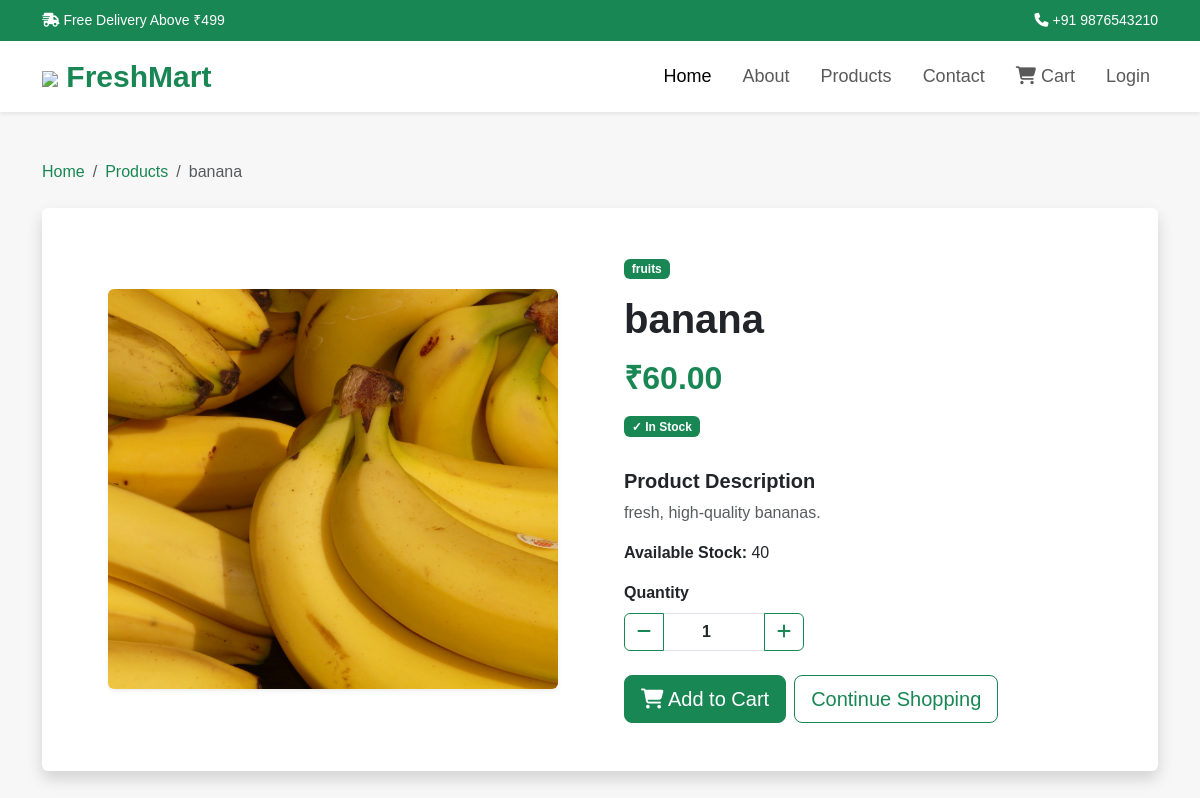
Screenshot of /product/2/ with the database file from the repository.
### accounts/models.py (models this page shows, shortened)
class Product(models.Model):
    category = models.ForeignKey(Category, on_delete=models.CASCADE)
    name = models.CharField(max_length=200)
    image = models.ImageField(upload_to="products")
    description = models.TextField()
    price = models.DecimalField(max_digits=8, decimal_places=2)
    stock = models.IntegerField()
    available = models.BooleanField(default=True)
    created = models.DateTimeField(auto_now_add=True)

class Category(models.Model):
    name = models.CharField(max_length=100)
    image = models.ImageField(upload_to="category")

### accounts/views.py (the view)
def product_details(request, id):
    product = get_object_or_404(Product, id=id)
    return render(
        request,
        'product_details.html',
        {
            'product': product
        }
    )

### accounts/templates/product_details.html (shortened to what this page needs)
{% extends 'base.html' %}
{% block content %}
<div class="container py-5">
    <nav aria-label="breadcrumb" class="mb-4">
        <ol class="breadcrumb">
            <li class="breadcrumb-item">
                <a href="{% url 'home' %}"
                   class="text-success text-decoration-none">
                    Home
                </a>
            </li>
            <li class="breadcrumb-item">
                <a href="{% url 'home' %}#products"
                   class="text-success text-decoration-none">
                    Products
                </a>
            </li>
            <li class="breadcrumb-item active">
                {{ product.name }}
            </li>
        </ol>
    </nav>
    <div class="card border-0 shadow">
        <div class="card-body p-4 p-md-5">
            <div class="row g-5 align-items-center">
                <div class="col-md-6 text-center">
                    {% if product.image %}
                    <img src="{{ product.image.url }}"
                         alt="{{ product.name }}"
                         class="img-fluid rounded shadow-sm"
                         style="
                            width:100%;
                            max-width:450px;
                            height:400px;
                            object-fit:cover;
                         ">
                    {% endif %}
                </div>
                <div class="col-md-6">
                    {% if product.category %}
                    <span class="badge bg-success mb-3">
                        {{ product.category.name }}
                    </span>
                    {% endif %}
                    <h1 class="fw-bold mb-3">
                        {{ product.name }}
                    </h1>
                    <h2 class="text-success fw-bold mb-3">
                        ₹{{ product.price }}
                    </h2>
                    {% if product.available and product.stock > 0 %}
                    <span class="badge bg-success mb-3">
                        ✓ In Stock
                    </span>
                    {% else %}
                    <span class="badge bg-danger mb-3">
                        Out of Stock
                    </span>
                    {% endif %}
                    <h5 class="fw-bold mt-3">
                        Product Description
                    </h5>
                    <p class="text-muted">
                        {{ product.description }}
                    </p>
                    {% if product.available and product.stock > 0 %}
                    <p class="mb-3">
                        <strong>
                            Available Stock:
                        </strong>
                        {{ product.stock }}
                    </p>
                    <div class="mb-4">
                        <label class="form-label fw-bold">
                            Quantity
                        </label>
                        <div class="input-group"
                             style="max-width:180px;">
                            <button type="button"
                                    class="btn btn-outline-success"
                                    id="minusBtn"
                                    onclick="decreaseQuantity()">
                                <i class="fa-solid fa-minus"></i>
                            </button>
                            <input type="number"
                                   id="quantity"
                                   value="1"
                                   min="1"
                                   max="{{ product.stock }}"
                                   class="form-control text-center fw-bold"
                                   readonly>
                            <button type="button"
                                    class="btn btn-outline-success"
                                    id="plusBtn"
                                    onclick="increaseQuantity()">
                                <i class="fa-solid fa-plus"></i>
                            </button>
                        </div>
                    </div>
                    <div class="d-flex flex-wrap gap-2">
                        <button type="button"
                                class="btn btn-success btn-lg"
                                onclick="addProductToCart()">
                            <i class="fa-solid fa-cart-shopping"></i> Add to Cart
                        </button>
                        <a href="{% url 'home' %}#products"
                           class="btn btn-outline-success btn-lg">
                            Continue Shopping
                        </a>
                    </div>
                    {% endif %}
                </div>
            </div>
        </div>
    </div>
</div>
{% endblock %}

### accounts/static/css/style.css (style rules this page uses)
* { margin:0; padding:0; box-sizing:border-box; font-family:Arial, Helvetica, sans-serif; }
body { background:#f7f7f7; }
.card-body { display: flex; flex-direction: column; }
.card-body .btn { margin-top: auto; }

### rows the page displays
Product: name "banana", image (picture), category.name "fruits", price "60.00", description "fresh, high-quality bananas.", stock "40"
